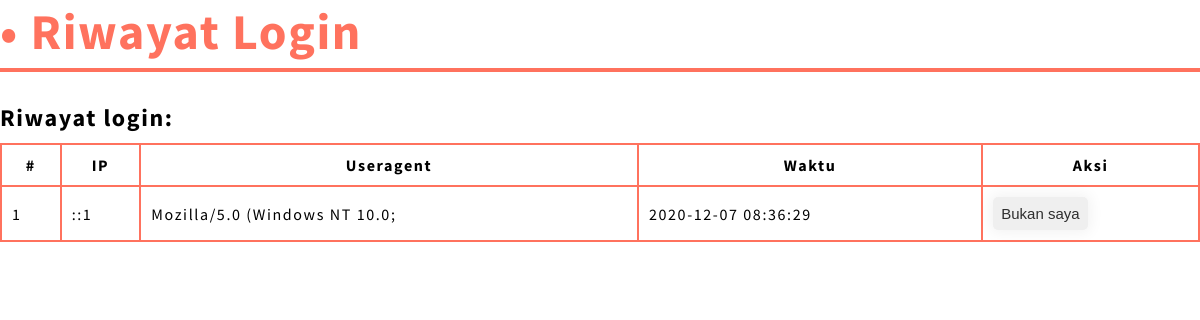
/page/riwayat_login.php (signed in), run on the app's committed database.
### tables this page shows
CREATE TABLE `riwayat_login` (
  `id` int(10) NOT NULL,
  `id_user` int(6) NOT NULL,
  `ua` varchar(30) NOT NULL,
  `ip` varchar(15) NOT NULL,
  `time` timestamp NOT NULL DEFAULT CURRENT_TIMESTAMP
);

### page/riwayat_login.php (the view, shortened to what this page needs)
<?php
include '../lib/koneksi.php';
$getUserLogin = $con->query("SELECT * from user where email='".$_SESSION['email']."' LIMIT 1")->fetch_assoc();
$getLoginHistory = $con->query("SELECT * from riwayat_login where id_user='".$getUserLogin['id']."'");
?>
<link href="../css/page.css" rel="stylesheet"/>
<h1 class="page-title">• Riwayat Login</h1>
<h2>Riwayat login:</h2>
<table>
	<tr>
		<th>#</th>
		<th>IP</th>
		<th>Useragent</th>
		<th>Waktu</th>
		<th>Aksi</th>
	<?php
		$i = 1;
		while($r = $getLoginHistory->fetch_assoc()){
			echo "<tr>";
			echo "<td>".$i."</td>";
			echo "<td>".$r['ip']."</td>";
			echo "<td>".$r['ua']."</td>";
			echo "<td>".$r['time']."</td>";
			echo "<td><a href=\"\"><button class=\"btn\">Bukan saya</button></a></td>";
			$i++;
			echo "</tr>";
		}
	?>
</table>

### css/page.css (style rules this page uses)
.page-title { font-size:50px; padding-bottom:5px; color:#ff725e; border-bottom:4px solid #ff725e; width:0 auto; }
* { box-sizing: border-box; }
table { width:100%; }
table, th, td { border: 2px solid #ff725e; border-collapse: collapse; padding: 10px; }
h1,h2,h3 { padding: 0; margin: 0; }
h1,h2,h3 { margin-bottom: 10px; }
.btn { padding: 8px; width:auto; font-size:15px; border: none; color:#2e2e2e; border-radius: 5px; -webkit-box-shadow: 0px 0px 14px 3px rgba(0,0,0,0.05); -moz-box-shadow: 0px 0px 14px 3px rgba(0,0,0,0.05); box-shadow: 0px 0px 14px 3px rgba(0,0,0,0.05); }

### data on the page
riwayat_login: ip "::1", ua "Mozilla/5.0 (Windows NT 10.0;", time "2020-12-07 08:36:29"
